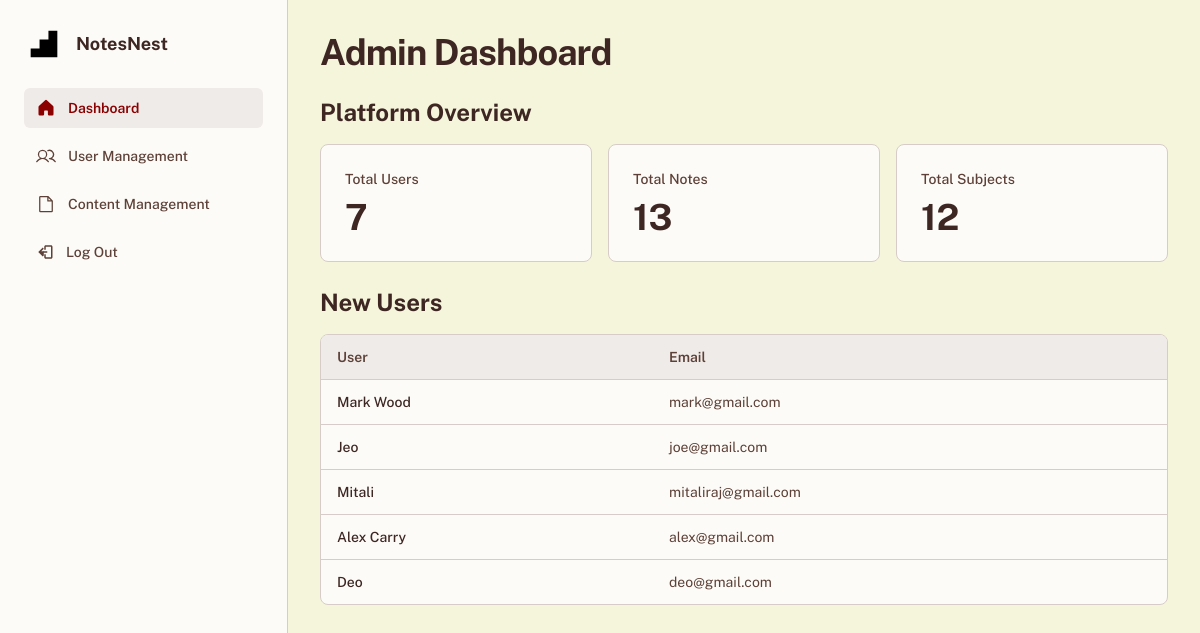
/Admin/index.php (signed in), run on the app's committed database.
### tables this page shows
CREATE TABLE `tbl_user` (
  `user_id` int(11) NOT NULL,
  `name` varchar(20) NOT NULL,
  `user_name` varchar(20) NOT NULL,
  `phone_no` bigint(20) NOT NULL,
  `email` varchar(50) NOT NULL,
  `password` varchar(200) NOT NULL,
  `role_id` tinyint(4) NOT NULL,
  `isBlocked` tinyint(1) NOT NULL DEFAULT 0,
  `createdAt` datetime NOT NULL DEFAULT current_timestamp()
);

### Admin/index.php (the view, shortened to what this page needs)
<?php
    $conn = new mysqli("localhost", "root", "", "notesnest_db");
?>
<!DOCTYPE html>
<html lang="en">
<head>
    <script src="https://cdn.tailwindcss.com?plugins=forms,container-queries"></script>
</head>
<body class="bg-[var(--background-light)]" style='font-family: "Public Sans", sans-serif;'>
    <div class="min-h-screen md:flex">
        <aside id="sidebar" class="fixed top-0 left-0 w-72 h-full bg-[var(--background-paper)] border-r border-[var(--border-color)] p-6 flex-col justify-between hidden md:flex z-30">
            <div class="flex flex-col gap-6">
                <div class="flex items-center gap-3">
                    <div class="w-10 h-10 rounded-md flex items-center justify-center">
                        <svg class="h-8 w-8 text-[var(--primary-color)]" fill="none" viewBox="0 0 48 48" xmlns="http://www.w3.org/2000/svg">
                            <path d="M44 4H30.6666V17.3334H17.3334V30.6666H4V44H44V4Z" fill="currentColor"></path>
                        </svg>
                    </div>
                    <h1 class="text-[var(--text-dark-brown)] text-lg font-bold">NotesNest</h1>
                </div>
                <nav class="flex flex-col gap-2">
                    <a class="flex items-center gap-3 px-3 py-2.5 rounded-md bg-[#efebe9] text-[var(--accent-red)]" href="#">
                        <p class="text-sm font-semibold">Dashboard</p>
                    </a>
                    <a class="flex items-center gap-3 px-3 py-2.5 rounded-md text-[var(--text-brown)] hover:bg-[#efebe9] hover:text-[var(--text-dark-brown)] transition-colors" href="userManagment.php">
                        <p class="text-sm font-medium">User Management</p>
                    </a>
                    <a class="flex items-center gap-3 px-3 py-2.5 rounded-md text-[var(--text-brown)] hover:bg-[#efebe9] hover:text-[var(--text-dark-brown)] transition-colors" href="contentManagment.php">
                        <p class="text-sm font-medium">Content Management</p>
                    </a>
                    <a class="flex items-center gap-3 px-3 py-2.5 rounded-md text-[var(--text-brown)] hover:bg-[#efebe9] hover:text-[var(--text-dark-brown)] transition-colors" href="LogOutAdmin.php">
                        <svg xmlns="http://www.w3.org/2000/svg" height="18" width="18" viewBox="0 0 24 24" fill="currentColor"><path d="M0 0h24v24H0z" fill="none"/><path d="M13 3c-1.1 0-2 .9-2 2v4h2V5h7v14h-7v-4h-2v4c0 1.1.9 2 2 2h7c1.1 0 2-.9 2-2V5c0-1.1-.9-2-2-2h-7zm-2.59 7.41L7 13h8v-2H7l3.41-3.41L9 6l-6 6 6 6 1.41-1.41z"/></svg>
                        <p class="text-sm font-medium">Log Out</p>
                    </a>
                </nav>
            </div>
        </aside>
        <main class="flex-1 md:ml-72 p-4 md:p-8">
            <div class="max-w-5xl mx-auto">
                <header class="mb-6 flex items-center justify-between">
                    <h1 class="text-3xl md:text-4xl font-bold text-[var(--text-dark-brown)] tracking-tight">Admin Dashboard</h1>
                </header>
                <section class="mb-6">
                    <h2 class="text-2xl font-bold text-[var(--text-dark-brown)] mb-4">Platform Overview</h2>
                    <div class="grid grid-cols-1 sm:grid-cols-2 lg:grid-cols-3 gap-4">
                        <div class="bg-[var(--background-paper)] rounded-lg p-4 md:p-6 border border-[var(--border-color)]">
                            <p class="text-[var(--text-brown)] text-sm font-medium mb-2">Total Users</p>
                            <?php
                                $q = "select count(user_id) as count from tbl_user where role_id = 2";
                                $res = $conn->query($q);
                                $count = 0;
                                if ($res) {
                                    $row = $res->fetch_assoc();
                                    $count = $row['count'] ?? 0;
                                }
                            ?>
                            <p class='text-[var(--text-dark-brown)] text-3xl md:text-4xl font-bold'><?php echo $count; ?></p>
                        </div>
                        <div class="bg-[var(--background-paper)] rounded-lg p-4 md:p-6 border border-[var(--border-color)]">
                            <p class="text-[var(--text-brown)] text-sm font-medium mb-2">Total Notes</p>
                            <?php
                                $q = "select count(note_id) as count from tbl_notes";
                                $res = $conn->query($q);
                                $countNotes = 0;
                                if ($res) {
                                    $row = $res->fetch_assoc();
                                    $countNotes = $row['count'] ?? 0;
                                }
                            ?>
                            <p class='text-[var(--text-dark-brown)] text-3xl md:text-4xl font-bold'><?php echo $countNotes; ?></p>
                        </div>
                        <div class="bg-[var(--background-paper)] rounded-lg p-4 md:p-6 border border-[var(--border-color)]">
                            <p class="text-[var(--text-brown)] text-sm font-medium mb-2">Total Subjects</p>
                            <?php
                                $q = "select count(name) as count from tbl_subject";
                                $res = $conn->query($q);
                                $countSubjects = 0;
                                if ($res) {
                                    $row = $res->fetch_assoc();
                                    $countSubjects = $row['count'] ?? 0;
                                }
                            ?>
                            <p class='text-[var(--text-dark-brown)] text-3xl md:text-4xl font-bold'><?php echo $countSubjects; ?></p>
                        </div>
                    </div>
                </section>
                <section class="mb-6">
                    <h2 class="text-2xl font-bold text-[var(--text-dark-brown)] mb-4">New Users</h2>
                    <div class="bg-[var(--background-paper)] rounded-lg border border-[var(--border-color)] overflow-auto">
                        <table class="w-full text-left min-w-[480px] md:min-w-full">
                            <thead class="bg-[#efebe9] border-b border-[var(--border-color)]">
                                <tr>
                                    <th class="px-4 py-3 text-sm font-semibold text-[var(--text-brown)]">User</th>
                                    <th class="px-4 py-3 text-sm font-semibold text-[var(--text-brown)]">Email</th>
                                </tr>
                            </thead>
                            <tbody class="divide-y divide-[var(--border-color)]">
                                <?php
                                    $q = "select user_name,email from tbl_user where role_id = 2 order by createdAt desc limit 5";
                                    $res = $conn->query($q);
                                    if ($res) {
                                        while ($row = $res->fetch_assoc()) {
                                            $userName = htmlspecialchars($row['user_name']);
                                            $email = htmlspecialchars($row['email']);
                                            echo "<tr>\n";
                                            echo "  <td class='px-4 py-3 table-cell-truncate'><p class='text-sm font-medium text-[var(--text-dark-brown)]'>".$userName."</p></td>\n";
                                            echo "  <td class='px-4 py-3 table-cell-truncate text-sm text-[var(--text-brown)]'>".$email."</td>\n";
                                            echo "</tr>\n";
                                        }
                                    } else {
                                        echo "<tr><td class='px-4 py-3' colspan='2'>No users found.</td></tr>";
                                    }
                                ?>
                            </tbody>
                        </table>
                    </div>
                </section>
            </div>
        </main>
    </div>
</body>
</html>

### Admin/index.php (style rules this page uses)
:root { --background-light: #f5f5dc; --background-paper: #fdfbf7; --text-brown: #5d4037; --text-dark-brown: #3e2723; --accent-red: #8B0000; --accent-light-red: #a52a2a; --border-color: #d7ccc8; }
.table-cell-truncate { max-width: 180px; overflow: hidden; text-overflow: ellipsis; white-space: nowrap; }

### data on the page
tbl_user: user_name "Mark Wood", email "mark@gmail.com"
tbl_user: user_name "Jeo", email "joe@gmail.com"
tbl_user: user_name "Mitali", email "mitaliraj@gmail.com"
tbl_user: user_name "Alex Carry", email "alex@gmail.com"
tbl_user: user_name "Deo", email "deo@gmail.com"

### other printed values
$count "7"
$countNotes "13"
$countSubjects "12"
